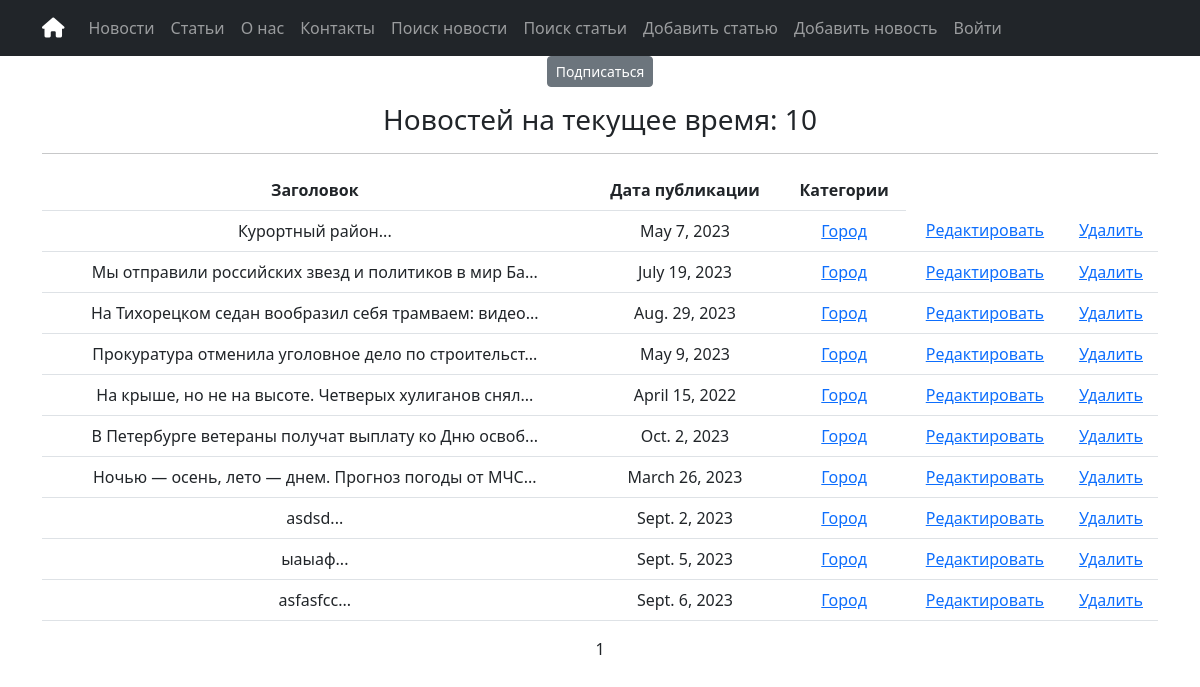
The app's page /news/categories/1, older data.
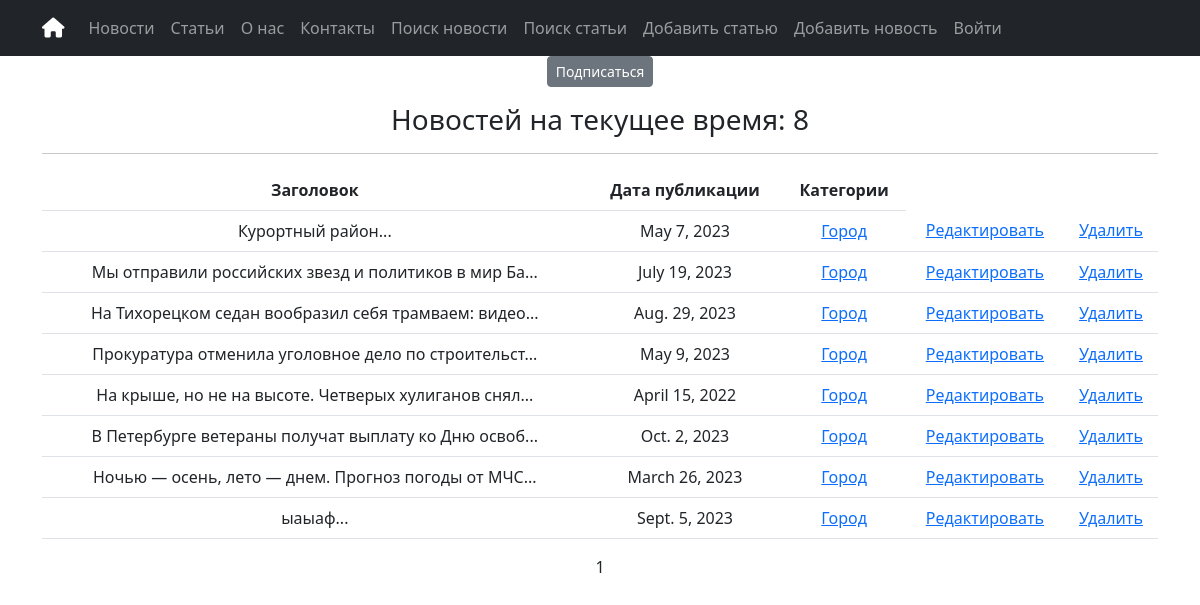
The same page, newer data.
### simpleapp/models.py (models this page shows, shortened)
class News(models.Model):
    title = models.CharField(
        max_length=50,
        unique=True,  # названия товаров не должны повторяться
    )
    description = models.TextField()
    date = models.DateField(help_text=("YYYY-MM-DD"))
    category = models.ManyToManyField(
        Category,
        related_name="news",  # все новости в категории будут доступны через поле news
    )
    class Meta:
        verbose_name_plural = "News"

class Category(models.Model):
    name = models.CharField(max_length=100, unique=True)
    subscribers = models.ManyToManyField(User, related_name="categories")
    def __str__(self):
        return self.name.title()
    class Meta:
        verbose_name_plural = "Categories"

### simpleapp/views.py (the view)
# urls.py: path("categories/<int:pk>", CategoryView.as_view(), name="category_details"),
class CategoryView(NewsList):
    model = News
    template_name = "news/category_list.html"
    context_object_name = "category_news_list"
    def get_queryset(self):
        self.category = get_object_or_404(Category, id=self.kwargs["pk"])
        queryset = News.objects.filter(category=self.category)
        return queryset
    def get_context_data(self, **kwargs):
        context = super().get_context_data(**kwargs)
        context["is_not_subscriber"] = (
            self.request.user not in self.category.subscribers.all()
        )
        context["category"] = self.category
        return context

### simpleapp/views.py (called while the page is built)
    def get_context_data(self, **kwargs):
        context = super().get_context_data(**kwargs)
        context["next_sale"] = f"Новостей на текущее время:"
        return context

### templates/news/category_list.html (shortened to what this page needs)
{% extends 'flatpages/default.html' %}
{% load custom_filters %}
{% load custom_tags %}
{% block content %}
{% if is_not_subscriber %}
<p class="text-center"><a href="{% url 'subscribe' category.id %}" class="btn btn-secondary btn-sm">Подписаться</a></p>
{% endif %}
{% if page_obj.paginator.count > 0 %}
<h3> {{ next_sale }} {{ page_obj.paginator.count }}</h3>
{% endif %}
<hr>
{% if category_news_list %}
<table class="table" style="width: 100%;">
    <thead>
        <tr>
            <th>Заголовок</th>
            <th>Дата публикации</th>
            <th>Категории</th>
        </tr>
    </thead>
    <tbody>
        {% for item in category_news_list %}
        <tr>
            <td>
                <a class="nav-link" href="{% url 'news_detail' pk=item.pk %}">{{ item.title|truncatewords:20}}...</a>
            </td>
            <td>{{ item.date }}</td>
            <td>
                {% for category in item.category.all %}
                <a href="{% url 'category_details' category.id %}">{{ category }}</a>
                {% endfor %}
            </td>
            <td>
                <a href="{% url 'news_update' item.id %}"><u>Редактировать</u></a>
            </td>
            <td>
                <a href="{% url 'news_delete' item.id %}"><u>Удалить</u></a>
            </td>
        </tr>
        {% endfor %}
    </tbody>
</table>
{% else %}
<h2>Новостей нет!</h2>
{% endif %}
{% if page_obj.paginator.count > 0 %}
{{ page_obj.number }}
{% endif %}
{% endblock content %}

### templates/flatpages/default.html (shortened to what this page needs)
{% load static %}
<!DOCTYPE html>
<html lang="en">
<head>
    <link href="{% static 'fontawesomefree/css/fontawesome.css' %}" rel="stylesheet" type="text/css">
    <link href="{% static 'fontawesomefree/css/brands.css' %}" rel="stylesheet" type="text/css">
    <link href="{% static 'fontawesomefree/css/solid.css' %}" rel="stylesheet" type="text/css">
    <link href="{%static 'css/styles.css' %}" rel="stylesheet" />
</head>
<body>
    <nav class="navbar navbar-expand-lg navbar-dark bg-dark static-top">
        <div class="container">
            <a class="navbar-brand" href="/home/"><i class="fa-solid fa-house"></i></a>
            <div class="collapse navbar-collapse" id="navbarResponsive">
                <ul class="navbar-nav ml-auto">
                    <li class="nav-item active">
                        <a class="nav-link" href="/news/">Новости</a>
                    </li>
                    <li class="nav-item active">
                        <a class="nav-link" href="/articles/">Cтатьи</a>
                    </li>
                    <li class="nav-item">
                        <a class="nav-link" href="/about/">О нас</a>
                    </li>
                    <li class="nav-item">
                        <a class="nav-link" href="/contacts/">Контакты</a>
                    </li>
                    <li class="nav-item">
                        <a class="nav-link" href="/news/search/">Поиск новости</a>
                    </li>
                    <li class="nav-item">
                        <a class="nav-link" href="/articles/search-art/">Поиск статьи</a>
                    </li>
                    <li class="nav-item">
                        <a class="nav-link" href="/articles/create-art/">Добавить статью</a>
                    </li>
                    <li class="nav-item">
                        <a class="nav-link" href="/news/create/">Добавить новость</a>
                    </li>
                    <li class="nav-item">
                        <a class="nav-link" href="/accounts/login/">Войти</a>
                    </li>
                </ul>
            </div>
        </div>
    </nav>
    <div class="container">
        <div class="row">
            <div class="col-lg-12 text-center">
                {% block content %}{% endblock content %}
            </div>
        </div>
    </div>
</body>
</html>

Row changes from the older to the newer data that the page shows:
removed News: title "asdsd", date "Sept. 2, 2023", Category (name "Город")
removed News: title "asfasfcc", date "Sept. 6, 2023", Category (name "Город")
Text that changed along with them:
{{ page_obj.paginator.count }}: "10" → "8"
